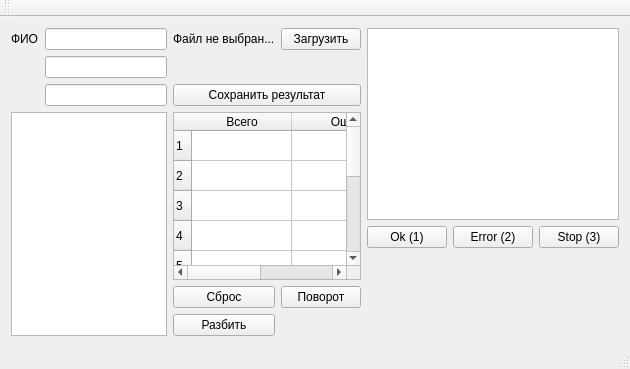
<?xml version="1.0" encoding="UTF-8"?>
<ui version="4.0">
 <class>MainWindow</class>
 <widget class="QMainWindow" name="MainWindow">
  <property name="geometry">
   <rect>
    <x>0</x>
    <y>0</y>
    <width>630</width>
    <height>369</height>
   </rect>
  </property>
  <property name="windowTitle">
   <string>MainWindow</string>
  </property>
  <widget class="QWidget" name="centralWidget">
   <layout class="QHBoxLayout" name="horizontalLayout" stretch="2,1">
    <item>
     <layout class="QGridLayout" name="gridLayout">
      <item row="3" column="2" colspan="2">
       <widget class="QTableWidget" name="tableWidget">
        <row>
         <property name="text">
          <string>1</string>
         </property>
        </row>
        <row>
         <property name="text">
          <string>2</string>
         </property>
        </row>
        <row>
         <property name="text">
          <string>3</string>
         </property>
        </row>
        <row>
         <property name="text">
          <string>4</string>
         </property>
        </row>
        <row>
         <property name="text">
          <string>5</string>
         </property>
        </row>
        <row>
         <property name="text">
          <string>6</string>
         </property>
        </row>
        <row>
         <property name="text">
          <string>7</string>
         </property>
        </row>
        <row>
         <property name="text">
          <string>8</string>
         </property>
        </row>
        <row>
         <property name="text">
          <string>9</string>
         </property>
        </row>
        <row>
         <property name="text">
          <string>10</string>
         </property>
        </row>
        <column>
         <property name="text">
          <string>Всего</string>
         </property>
        </column>
        <column>
         <property name="text">
          <string>Ош.</string>
         </property>
        </column>
       </widget>
      </item>
      <item row="4" column="2">
       <widget class="QPushButton" name="resetBtn">
        <property name="text">
         <string>Сброс</string>
        </property>
       </widget>
      </item>
      <item row="0" column="1">
       <widget class="QLineEdit" name="firstnameEdit"/>
      </item>
      <item row="0" column="0">
       <widget class="QLabel" name="label">
        <property name="text">
         <string>ФИО</string>
        </property>
       </widget>
      </item>
      <item row="2" column="2" colspan="2">
       <widget class="QPushButton" name="pushButton">
        <property name="text">
         <string>Сохранить результат</string>
        </property>
       </widget>
      </item>
      <item row="0" column="2">
       <widget class="QLabel" name="fileLbl">
        <property name="text">
         <string>Файл не выбран...</string>
        </property>
       </widget>
      </item>
      <item row="2" column="1">
       <widget class="QLineEdit" name="lineEdit_2"/>
      </item>
      <item row="5" column="2">
       <widget class="QPushButton" name="splitBtn">
        <property name="text">
         <string>Разбить</string>
        </property>
       </widget>
      </item>
      <item row="0" column="3">
       <widget class="QPushButton" name="openBtn">
        <property name="text">
         <string>Загрузить</string>
        </property>
       </widget>
      </item>
      <item row="1" column="1">
       <widget class="QLineEdit" name="surnameEdit"/>
      </item>
      <item row="3" column="0" rowspan="3" colspan="2">
       <widget class="QGraphicsView" name="generalView"/>
      </item>
      <item row="4" column="3">
       <widget class="QPushButton" name="rotateBtn">
        <property name="text">
         <string>Поворот</string>
        </property>
       </widget>
      </item>
     </layout>
    </item>
    <item>
     <layout class="QVBoxLayout" name="verticalLayout" stretch="0,0,0">
      <item>
       <widget class="QGraphicsView" name="unitView"/>
      </item>
      <item>
       <layout class="QHBoxLayout" name="horizontalLayout_2">
        <item>
         <widget class="QPushButton" name="okBtn">
          <property name="text">
           <string>Ok (1)</string>
          </property>
         </widget>
        </item>
        <item>
         <widget class="QPushButton" name="errorBtn">
          <property name="text">
           <string>Error (2)</string>
          </property>
         </widget>
        </item>
        <item>
         <widget class="QPushButton" name="stopBtn">
          <property name="text">
           <string>Stop (3)</string>
          </property>
         </widget>
        </item>
       </layout>
      </item>
      <item>
       <spacer name="verticalSpacer">
        <property name="orientation">
         <enum>Qt::Vertical</enum>
        </property>
        <property name="sizeHint" stdset="0">
         <size>
          <width>20</width>
          <height>40</height>
         </size>
        </property>
       </spacer>
      </item>
     </layout>
    </item>
   </layout>
  </widget>
  <widget class="QMenuBar" name="menuBar">
   <property name="geometry">
    <rect>
     <x>0</x>
     <y>0</y>
     <width>630</width>
     <height>22</height>
    </rect>
   </property>
  </widget>
  <widget class="QToolBar" name="mainToolBar">
   <attribute name="toolBarArea">
    <enum>TopToolBarArea</enum>
   </attribute>
   <attribute name="toolBarBreak">
    <bool>false</bool>
   </attribute>
  </widget>
  <widget class="QStatusBar" name="statusBar"/>
 </widget>
 <layoutdefault spacing="6" margin="11"/>
 <resources/>
 <connections>
  <connection>
   <sender>openBtn</sender>
   <signal>clicked()</signal>
   <receiver>MainWindow</receiver>
   <slot>loadImage()</slot>
   <hints>
    <hint type="sourcelabel">
     <x>304</x>
     <y>68</y>
    </hint>
    <hint type="destinationlabel">
     <x>-6</x>
     <y>45</y>
    </hint>
   </hints>
  </connection>
  <connection>
   <sender>pushButton</sender>
   <signal>clicked()</signal>
   <receiver>MainWindow</receiver>
   <slot>saveResults()</slot>
   <hints>
    <hint type="sourcelabel">
     <x>256</x>
     <y>135</y>
    </hint>
    <hint type="destinationlabel">
     <x>0</x>
     <y>248</y>
    </hint>
   </hints>
  </connection>
  <connection>
   <sender>splitBtn</sender>
   <signal>clicked()</signal>
   <receiver>MainWindow</receiver>
   <slot>splitImage()</slot>
   <hints>
    <hint type="sourcelabel">
     <x>260</x>
     <y>332</y>
    </hint>
    <hint type="destinationlabel">
     <x>-4</x>
     <y>346</y>
    </hint>
   </hints>
  </connection>
  <connection>
   <sender>okBtn</sender>
   <signal>clicked()</signal>
   <receiver>MainWindow</receiver>
   <slot>okUnit()</slot>
   <hints>
    <hint type="sourcelabel">
     <x>446</x>
     <y>272</y>
    </hint>
    <hint type="destinationlabel">
     <x>634</x>
     <y>347</y>
    </hint>
   </hints>
  </connection>
  <connection>
   <sender>errorBtn</sender>
   <signal>clicked()</signal>
   <receiver>MainWindow</receiver>
   <slot>errUnit()</slot>
   <hints>
    <hint type="sourcelabel">
     <x>532</x>
     <y>272</y>
    </hint>
    <hint type="destinationlabel">
     <x>645</x>
     <y>327</y>
    </hint>
   </hints>
  </connection>
  <connection>
   <sender>stopBtn</sender>
   <signal>clicked()</signal>
   <receiver>MainWindow</receiver>
   <slot>stopUnit()</slot>
   <hints>
    <hint type="sourcelabel">
     <x>618</x>
     <y>272</y>
    </hint>
    <hint type="destinationlabel">
     <x>643</x>
     <y>295</y>
    </hint>
   </hints>
  </connection>
  <connection>
   <sender>resetBtn</sender>
   <signal>clicked()</signal>
   <receiver>MainWindow</receiver>
   <slot>resetImage()</slot>
   <hints>
    <hint type="sourcelabel">
     <x>206</x>
     <y>297</y>
    </hint>
    <hint type="destinationlabel">
     <x>-3</x>
     <y>298</y>
    </hint>
   </hints>
  </connection>
  <connection>
   <sender>rotateBtn</sender>
   <signal>clicked()</signal>
   <receiver>MainWindow</receiver>
   <slot>rotate()</slot>
   <hints>
    <hint type="sourcelabel">
     <x>320</x>
     <y>295</y>
    </hint>
    <hint type="destinationlabel">
     <x>0</x>
     <y>330</y>
    </hint>
   </hints>
  </connection>
 </connections>
 <slots>
  <slot>loadImage()</slot>
  <slot>saveResults()</slot>
  <slot>splitImage()</slot>
  <slot>okUnit()</slot>
  <slot>errUnit()</slot>
  <slot>stopUnit()</slot>
  <slot>resetImage()</slot>
  <slot>rotate()</slot>
 </slots>
</ui>
